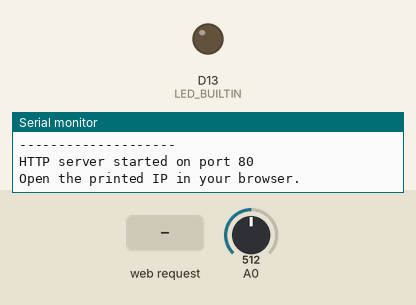
Recording of a sketch running on a simulated Arduino Uno R4 WiFi. Shown: output pins drawn as LEDs (lit = HIGH), the last lines printed to the serial monitor. Inputs (shaded band) come from the test bench; at power-on: A0 = 512. WiFi joins after 1.5 s; servers stay silent unless stated.

Above: at 4.4 s.
4.5 s: HTTP request GET /led/on received
At 5.1 s:
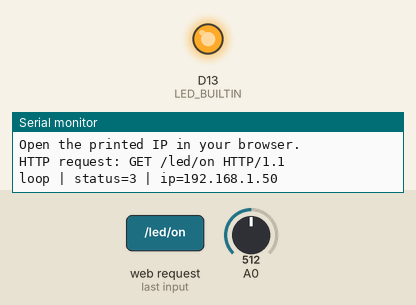
6.0 s: HTTP request GET /led/off received
At 6.3 s:
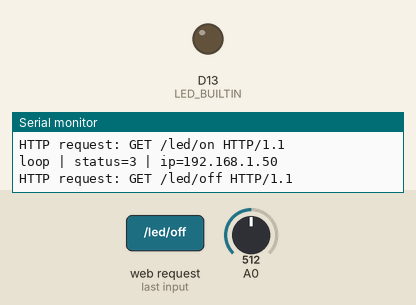
Timing chart, 0 to 9.0 s (numbered marks = the images above; inputs shaded):
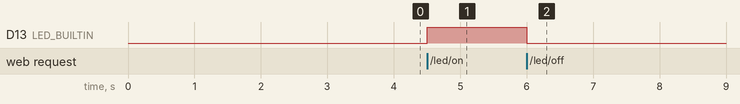

Measured:
- after the input at 4.5 s, D13 (LED_BUILTIN): LOW → HIGH at once
- after the input at 6.0 s, D13 (LED_BUILTIN): HIGH → LOW at once

The sketch:

working_wifi_client.ino
```cpp
#include <WiFiS3.h>

/////////////////////// EDIT THESE ///////////////////////
const char* SSID = "TPED";
const char* PASS = "TPEDwifi";
//////////////////////////////////////////////////////////

WiFiServer server(80);

static unsigned long lastStatusPrint = 0;
static unsigned long lastRetry = 0;

String ipToString(IPAddress ip) {
  return String(ip[0]) + "." + String(ip[1]) + "." + String(ip[2]) + "." + String(ip[3]);
}

String macToString() {
  byte mac[6];
  WiFi.macAddress(mac);
  String s = "";
  for (int i = 0; i < 6; i++) {
    if (i) s += ":";
    if (mac[i] < 16) s += "0";
    s += String(mac[i], HEX);
  }
  s.toUpperCase();
  return s;
}

void printNetInfo() {
  Serial.println("\n--- Network Info ---");
  Serial.print("WiFi.status(): "); Serial.println(WiFi.status());
  Serial.print("SSID: "); Serial.println(WiFi.SSID());
  Serial.print("RSSI: "); Serial.print(WiFi.RSSI()); Serial.println(" dBm");
  Serial.print("MAC: "); Serial.println(macToString());

  Serial.print("IP: "); Serial.println(ipToString(WiFi.localIP()));
  Serial.print("Gateway: "); Serial.println(ipToString(WiFi.gatewayIP()));
  Serial.print("Subnet: "); Serial.println(ipToString(WiFi.subnetMask()));
  Serial.println("--------------------\n");
}

bool connectAndGetDhcp(unsigned long connectTimeoutMs = 20000, unsigned long dhcpTimeoutMs = 15000) {
  Serial.print("Connecting to SSID: ");
  Serial.println(SSID);

  WiFi.disconnect();
  delay(200);

  WiFi.begin(SSID, PASS);

  unsigned long t0 = millis();
  while (WiFi.status() != WL_CONNECTED && millis() - t0 < connectTimeoutMs) {
    Serial.print(".");
    delay(500);
  }
  Serial.println();

  if (WiFi.status() != WL_CONNECTED) {
    Serial.println("FAILED: did not reach WL_CONNECTED.");
    Serial.print("WiFi.status() = "); Serial.println(WiFi.status());
    return false;
  }

  Serial.println("Associated (WL_CONNECTED). Waiting for DHCP IP...");

  unsigned long t1 = millis();
  while (WiFi.localIP() == IPAddress(0, 0, 0, 0) && millis() - t1 < dhcpTimeoutMs) {
    Serial.print(".");
    delay(500);
  }
  Serial.println();

  if (WiFi.localIP() == IPAddress(0, 0, 0, 0)) {
    Serial.println("FAILED: DHCP did not assign an IP (still 0.0.0.0).");
    printNetInfo();
    return false;
  }

  Serial.println("SUCCESS: got DHCP IP!");
  printNetInfo();
  return true;
}

void sendHttpHeader(WiFiClient& c, const char* contentType) {
  c.println("HTTP/1.1 200 OK");
  c.print("Content-Type: ");
  c.println(contentType);
  c.println("Connection: close");
  c.println();
}

String readRequestLine(WiFiClient& client) {
  String line = "";
  unsigned long start = millis();
  while (client.connected() && millis() - start < 2000) {
    while (client.available()) {
      char ch = client.read();
      if (ch == '\r') continue;
      if (ch == '\n') return line;
      line += ch;
    }
  }
  return line;
}

String parsePathFromGetLine(const String& reqLine) {
  // Example: "GET /api HTTP/1.1"
  if (!reqLine.startsWith("GET ")) return "/";
  int s = 4;
  int e = reqLine.indexOf(' ', s);
  if (e <= s) return "/";
  return reqLine.substring(s, e);
}

void handleRoot(WiFiClient& c) {
  sendHttpHeader(c, "text/html; charset=utf-8");

  int led = digitalRead(LED_BUILTIN);

  c.println("<!doctype html><html><head><meta name='viewport' content='width=device-width,initial-scale=1'>");
  c.println("<title>UNO R4 WiFi</title></head><body style='font-family:system-ui;padding:16px;'>");
  c.println("<h2>UNO R4 WiFi Server</h2>");

  c.print("<p><b>Status:</b> ");
  c.print(WiFi.status() == WL_CONNECTED ? "WL_CONNECTED" : "NOT CONNECTED");
  c.println("</p>");

  c.print("<p><b>SSID:</b> "); c.print(WiFi.SSID()); c.println("</p>");
  c.print("<p><b>IP:</b> "); c.print(ipToString(WiFi.localIP())); c.println("</p>");
  c.print("<p><b>Gateway:</b> "); c.print(ipToString(WiFi.gatewayIP())); c.println("</p>");
  c.print("<p><b>Subnet:</b> "); c.print(ipToString(WiFi.subnetMask())); c.println("</p>");
  c.print("<p><b>RSSI:</b> "); c.print(WiFi.RSSI()); c.println(" dBm</p>");
  c.print("<p><b>MAC:</b> "); c.print(macToString()); c.println("</p>");

  c.print("<p><b>LED:</b> "); c.print(led ? "ON" : "OFF"); c.println("</p>");
  c.println("<p>");
  c.println("<a href='/led/on'><button style='padding:10px 14px;'>LED ON</button></a> ");
  c.println("<a href='/led/off'><button style='padding:10px 14px;'>LED OFF</button></a>");
  c.println("</p>");

  c.print("<p><b>A0:</b> "); c.print(analogRead(A0)); c.println("</p>");

  c.println("<hr>");
  c.println("<p>Endpoints:</p>");
  c.println("<ul>");
  c.println("<li><code>/</code> (this page)</li>");
  c.println("<li><code>/api</code> (JSON status)</li>");
  c.println("<li><code>/led/on</code>, <code>/led/off</code></li>");
  c.println("<li><code>/reconnect</code> (force reconnect + DHCP)</li>");
  c.println("</ul>");

  c.println("</body></html>");
}

void handleApi(WiFiClient& c) {
  sendHttpHeader(c, "application/json; charset=utf-8");

  int led = digitalRead(LED_BUILTIN);

  c.print("{\"ssid\":\"");
  c.print(WiFi.SSID());
  c.print("\",\"status\":");
  c.print(WiFi.status());
  c.print(",\"ip\":\"");
  c.print(ipToString(WiFi.localIP()));
  c.print("\",\"gateway\":\"");
  c.print(ipToString(WiFi.gatewayIP()));
  c.print("\",\"subnet\":\"");
  c.print(ipToString(WiFi.subnetMask()));
  c.print("\",\"rssi\":");
  c.print(WiFi.RSSI());
  c.print(",\"mac\":\"");
  c.print(macToString());
  c.print("\",\"led\":");
  c.print(led ? "true" : "false");
  c.print(",\"a0\":");
  c.print(analogRead(A0));
  c.println("}");
}

void setup() {
  pinMode(LED_BUILTIN, OUTPUT);
  digitalWrite(LED_BUILTIN, LOW);

  Serial.begin(115200);
  delay(1500);

  Serial.println("\n==============================");
  Serial.println("UNO R4 WiFi HTTP Server Test");
  Serial.println("==============================");

  Serial.print("WiFi firmware: ");
  Serial.println(WiFi.firmwareVersion());

  bool ok = connectAndGetDhcp();
  if (!ok) {
    Serial.println("Initial connect failed. Will keep retrying in loop.");
  }

  server.begin();
  Serial.println("HTTP server started on port 80");
  Serial.println("Open the printed IP in your browser.");
}

void loop() {
  // Print status every 5 seconds
  if (millis() - lastStatusPrint > 5000) {
    lastStatusPrint = millis();
    Serial.print("loop | status=");
    Serial.print(WiFi.status());
    Serial.print(" | ip=");
    Serial.println(ipToString(WiFi.localIP()));
  }

  // Retry connect/DHCP every 10 seconds if needed
  if ((WiFi.status() != WL_CONNECTED || WiFi.localIP() == IPAddress(0,0,0,0)) &&
      millis() - lastRetry > 10000) {
    lastRetry = millis();
    Serial.println("Retrying Wi-Fi/DHCP...");
    connectAndGetDhcp();
  }

  // HTTP handling
  WiFiClient client = server.available();
  if (!client) return;

  String reqLine = readRequestLine(client);
  String path = parsePathFromGetLine(reqLine);

  Serial.print("HTTP request: ");
  Serial.println(reqLine);

  if (path == "/led/on") {
    digitalWrite(LED_BUILTIN, HIGH);
    handleRoot(client);
  } else if (path == "/led/off") {
    digitalWrite(LED_BUILTIN, LOW);
    handleRoot(client);
  } else if (path == "/api") {
    handleApi(client);
  } else if (path == "/reconnect") {
    sendHttpHeader(client, "text/plain; charset=utf-8");
    client.println("Reconnecting now. Check Serial for details.");
    client.stop();
    delay(50);
    connectAndGetDhcp();
    return;
  } else {
    handleRoot(client);
  }

  delay(5);
  client.stop();
}
```
